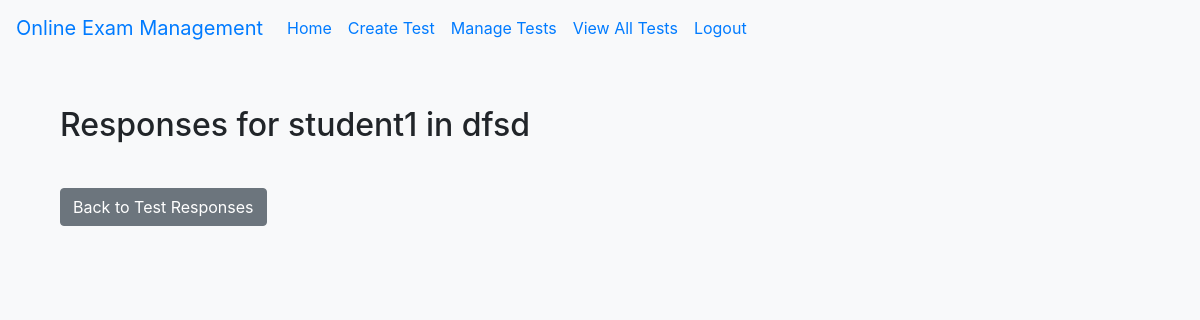
/test/2/responses/3 (signed in), run on an earlier commit of the app's database.
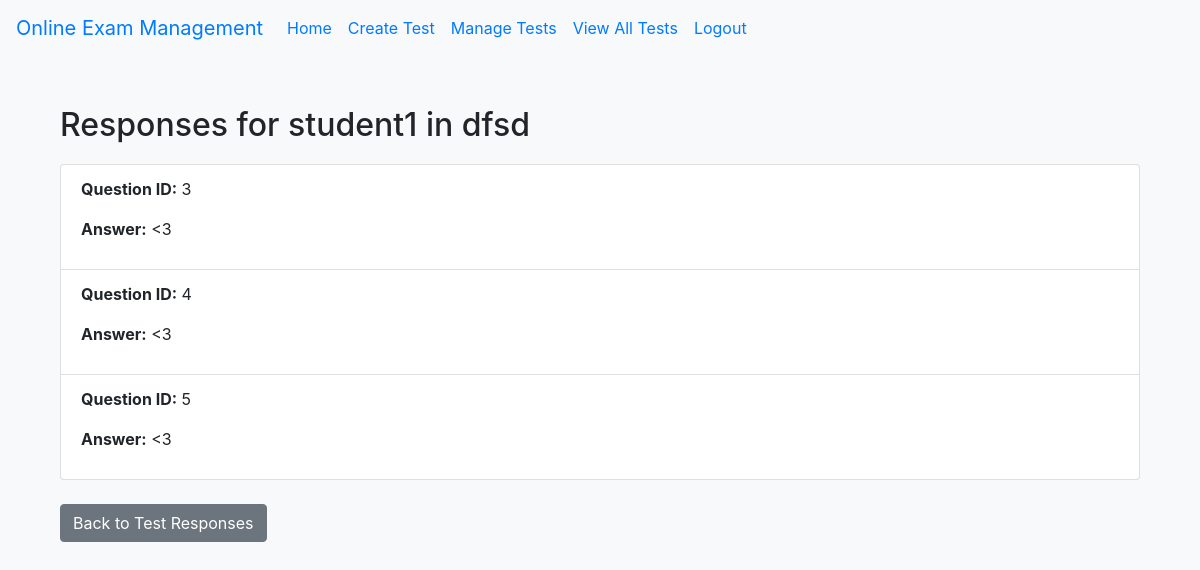
And on a later commit of the database.
### tables this page shows
CREATE TABLE User (
    id INTEGER PRIMARY KEY AUTOINCREMENT,
    username TEXT NOT NULL UNIQUE,
    password TEXT NOT NULL,
    role TEXT NOT NULL  -- 'student' or 'teacher'
);

CREATE TABLE Test (
    id INTEGER PRIMARY KEY AUTOINCREMENT,
    teacher_id INTEGER NOT NULL,
    test_name TEXT NOT NULL,
    test_description TEXT,
    FOREIGN KEY (teacher_id) REFERENCES User(id)
);

CREATE TABLE Answer (
    id INTEGER PRIMARY KEY AUTOINCREMENT,
    student_id INTEGER NOT NULL,
    test_id INTEGER NOT NULL,
    question_id INTEGER NOT NULL,
    answer_text TEXT NOT NULL,
    submission_time DATETIME NOT NULL,
    FOREIGN KEY (student_id) REFERENCES User(id),
    FOREIGN KEY (test_id) REFERENCES Test(id),
    FOREIGN KEY (question_id) REFERENCES Question(id)
);

### app.py (the view)
@app.route('/test/<int:test_id>/responses/<int:student_id>')
@login_required
def view_individual_response(test_id, student_id):
    if current_user.role != 'teacher':
        flash('Only teachers can view test responses.', 'danger')
        return redirect(url_for('home'))
    test = db.execute("SELECT * FROM Test WHERE id = ?", test_id)[0]
    student = db.execute("SELECT username FROM User WHERE id = ?", student_id)[0]
    responses = db.execute("SELECT Answer.question_id, Answer.answer_text FROM Answer WHERE Answer.student_id = ? AND Answer.test_id = ?", student_id, test_id)
    return render_template('view_individual_response.html', test=test, student=student, responses=responses)

### app.py (called while the page is built)
@login_manager.user_loader
def load_user(user_id):
    user = db.execute("SELECT * FROM User WHERE id = ?", user_id)
    if user:
        return User(id=user[0]['id'], username=user[0]['username'], password=user[0]['password'], role=user[0]['role'])
    return None

### templates/view_individual_response.html
{% extends "base.html" %}
{% block content %}
<div class="container mt-4">
    <h2>Responses for {{ student.username }} in {{ test.test_name }}</h2>
    <ul class="list-group">
        {% for response in responses %}
        <li class="list-group-item">
            <p><strong>Question ID:</strong> {{ response.question_id }}</p>
            <p><strong>Answer:</strong> {{ response.answer_text }}</p>
        </li>
        {% endfor %}
    </ul>
    <a href="{{ url_for('view_test_responses', test_id=test.id) }}" class="btn btn-secondary mt-4">Back to Test Responses</a>
</div>
{% endblock %}

### templates/base.html (shortened to what this page needs)
<!DOCTYPE html>
<html lang="en">
<head>
    <link rel="stylesheet" href="https://stackpath.bootstrapcdn.com/bootstrap/4.3.1/css/bootstrap.min.css">
    <link rel="stylesheet" href="{{ url_for('static', filename='css/styles.css') }}">
</head>
<body>
    <nav class="navbar navbar-expand-lg navbar-light bg-light">
        <a class="navbar-brand" href="/">Online Exam Management</a>
        <div class="collapse navbar-collapse" id="navbarNav">
            <ul class="navbar-nav">
                <li class="nav-item">
                    <a class="nav-link" href="/">Home</a>
                </li>
                {% if current_user.is_authenticated %}
                    {% if current_user.role == 'teacher' %}
                        <li class="nav-item">
                            <a class="nav-link" href="/create_test">Create Test</a>
                        </li>
                        <li class="nav-item">
                            <a class="nav-link" href="/manage_tests">Manage Tests</a>
                        </li>
                        <li class="nav-item">
                            <a class="nav-link" href="/tests">View All Tests</a>
                        </li>
                    {% endif %}
                    <li class="nav-item">
                        <a class="nav-link" href="/logout">Logout</a>
                    </li>
                {% endif %}
            </ul>
        </div>
    </nav>
    <div class="container">
        {% block content %}{% endblock %}
    </div>
</body>
</html>

### static/css/styles.css (style rules this page uses)
body { background-color: #f8f9fa; }
.container { margin-top: 50px; }
h2 { margin-bottom: 20px; }
.navbar-brand, .nav-link { color: #007bff !important; }

What changed in the data, as far as the page shows it:
added Answer: question_id "3", answer_text "<3"
added Answer: question_id "4", answer_text "<3"
added Answer: question_id "5", answer_text "<3"
